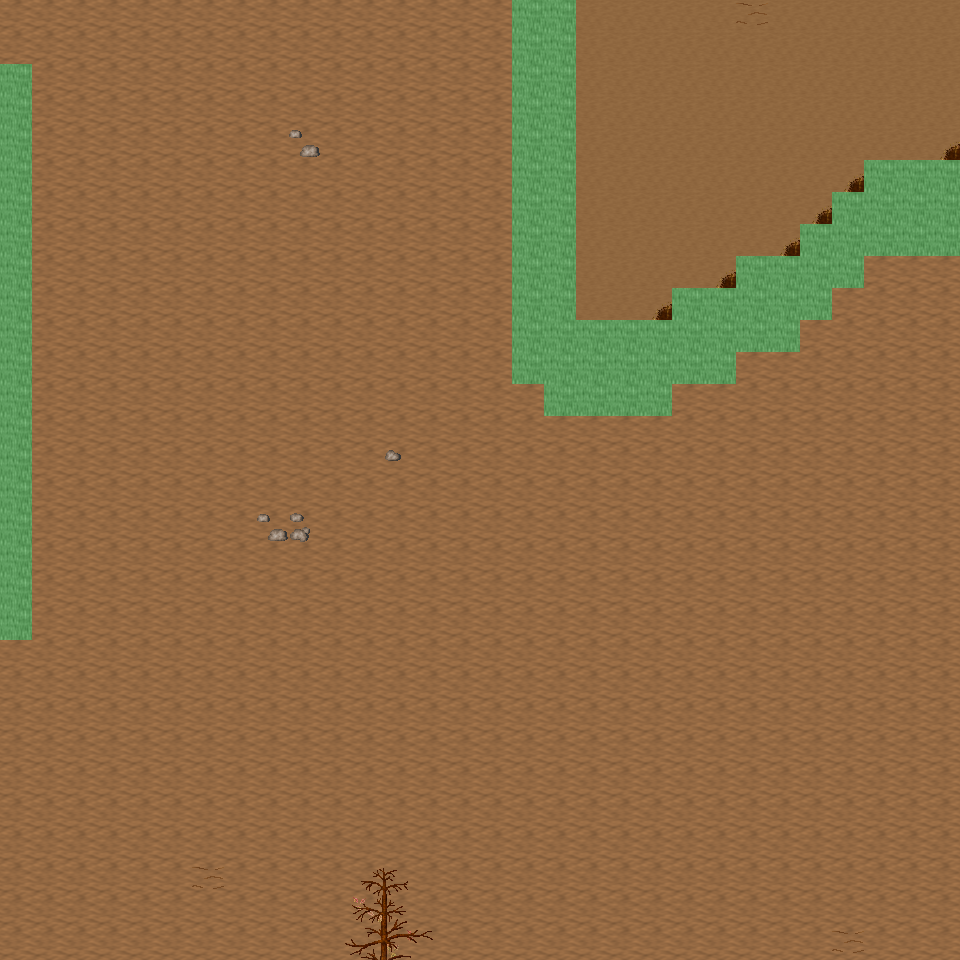

The image is a tile-based game level rendered from a .tmx file. Its description and source (layers, tilesets, objects; grid data summarised) follow:
An orthogonal 30x30 tile map with 32x32 px tiles, 6 tile layers (Ground, Object, Object2, Above, ...), 19 tilesets and 7 objects (7x mapExit).

<map version="1.0" orientation="orthogonal" renderorder="right-down" width="30" height="30" tilewidth="32" tileheight="32" nextobjectid="8">
  <tileset firstgid="1" name="tileset_ground_ground" tilewidth="32" tileheight="32" tilecount="33" columns="3">
    <image source="../drawable/tileset_ground_ground.png" width="96" height="352" />
  </tileset>
  <tileset firstgid="34" name="tileset_ground_ridge_earth_dark" tilewidth="32" tileheight="32" tilecount="96" columns="12">
    <image source="../drawable/tileset_ground_ridge_earth_dark.png" width="384" height="256" />
  </tileset>
  <tileset firstgid="130" name="tileset_ground_rock_pebbles" tilewidth="32" tileheight="32" tilecount="3" columns="1">
    <image source="../drawable/tileset_ground_rock_pebbles.png" width="32" height="96" />
  </tileset>
  <tileset firstgid="133" name="tileset_ground_earth_edges" tilewidth="32" tileheight="32" tilecount="18" columns="6">
    <image source="../drawable/tileset_ground_earth_edges.png" width="192" height="96" />
  </tileset>
  <tileset firstgid="151" name="tileset_plant_leaves" tilewidth="32" tileheight="32" tilecount="8" columns="4">
    <image source="../drawable/tileset_plant_leaves.png" width="128" height="64" />
  </tileset>
  <tileset firstgid="159" name="tileset_plant_flower_daisy_yellow" tilewidth="32" tileheight="32" tilecount="8" columns="2">
    <image source="../drawable/tileset_plant_flower_daisy_yellow.png" width="64" height="128" />
  </tileset>
  <tileset firstgid="167" name="tileset_plant_grasses" tilewidth="32" tileheight="32" tilecount="6" columns="3">
    <image source="../drawable/tileset_plant_grasses.png" width="96" height="64" />
  </tileset>
  <tileset firstgid="173" name="tileset_ground_cobbled_paving" tilewidth="32" tileheight="32" tilecount="1" columns="1">
    <image source="../drawable/tileset_ground_cobbled_paving.png" width="32" height="32" />
  </tileset>
  <tileset firstgid="174" name="tileset_plant_flower_daisy_white" tilewidth="32" tileheight="32" tilecount="8" columns="2">
    <image source="../drawable/tileset_plant_flower_daisy_white.png" width="64" height="128" />
  </tileset>
  <tileset firstgid="182" name="tileset_plant_flower_daisy_red" tilewidth="32" tileheight="32" tilecount="8" columns="2">
    <image source="../drawable/tileset_plant_flower_daisy_red.png" width="64" height="128" />
  </tileset>
  <tileset firstgid="190" name="tileset_logic_collision" tilewidth="32" tileheight="32" tilecount="1" columns="1">
    <image source="../drawable/tileset_logic_collision.png" width="32" height="32" />
  </tileset>
  <tileset firstgid="191" name="tileset_logic_creature_sheepman" tilewidth="32" tileheight="32" tilecount="4" columns="4">
    <image source="../drawable/tileset_logic_creature_sheepman.png" width="128" height="32" />
  </tileset>
  <tileset firstgid="195" name="tileset_object_tan_tent" tilewidth="32" tileheight="32" tilecount="25" columns="5">
    <image source="../drawable/tileset_object_tan_tent.png" width="160" height="160" />
  </tileset>
  <tileset firstgid="220" name="tileset_item_campfires" tilewidth="32" tileheight="32" tilecount="2" columns="2">
    <image source="../drawable/tileset_item_campfires.png" width="64" height="32" />
  </tileset>
  <tileset firstgid="222" name="tileset_plant_tree_dead_tree_4" tilewidth="32" tileheight="32" tilecount="20" columns="4">
    <image source="../drawable/tileset_plant_tree_dead_tree_4.png" width="128" height="160" />
  </tileset>
  <tileset firstgid="242" name="tileset_plant_tree_fall_trees" tilewidth="32" tileheight="32" tilecount="40" columns="8">
    <image source="../drawable/tileset_plant_tree_fall_trees.png" width="256" height="160" />
  </tileset>
  <tileset firstgid="282" name="tileset_object_well_hoist" tilewidth="32" tileheight="32" tilecount="9" columns="3">
    <image source="../drawable/tileset_object_well_hoist.png" width="96" height="96" />
  </tileset>
  <tileset firstgid="291" name="tileset_logic_creature_mutant" tilewidth="32" tileheight="32" tilecount="7" columns="7">
    <image source="../drawable/tileset_logic_creature_mutant.png" width="224" height="32" />
  </tileset>
  <tileset firstgid="298" name="tileset_ground_grass_edges" tilewidth="32" tileheight="32" tilecount="36" columns="12">
    <image source="../drawable/tileset_ground_grass_edges.png" width="384" height="96" />
  </tileset>
  <layer name="Ground" width="30" height="30">
    <data>[900 cells, 900 non-empty, 2 distinct tile ids]</data>
  </layer>
  <layer name="Object" width="30" height="30">
    <data>[900 cells, 94 non-empty, 23 distinct tile ids]</data>
  </layer>
  <layer name="Object2" width="30" height="30">
    <data>[900 cells, 0 non-empty, 0 distinct tile ids]</data>
  </layer>
  <layer name="Above" width="30" height="30">
    <data>[900 cells, 10 non-empty, 10 distinct tile ids]</data>
  </layer>
  <layer name="Above2" width="30" height="30">
    <data>[900 cells, 0 non-empty, 0 distinct tile ids]</data>
  </layer>
  <layer name="Walkable" width="30" height="30">
    <data>[900 cells, 79 non-empty, 1 distinct tile ids]</data>
  </layer>
  <objectgroup name="MapEvents">
    <object id="1" name="north" type="mapExit" x="0" y="0" width="512" height="32">
      <properties>
        <property name="map" value="level_0_x86_y26" />
        <property name="x" value="0" />
        <property name="y" value="28" />
      </properties>
    </object>
    <object id="2" name="north2" type="mapExit" x="576" y="0" width="384" height="32">
      <properties>
        <property name="map" value="level_0_x86_y26" />
        <property name="x" value="18" />
        <property name="y" value="28" />
      </properties>
    </object>
    <object id="3" name="south" type="mapExit" x="0" y="928" width="960" height="32">
      <properties>
        <property name="map" value="level_0_x86_y28" />
        <property name="x" value="0" />
        <property name="y" value="1" />
      </properties>
    </object>
    <object id="4" name="west" type="mapExit" x="0" y="0" width="32" height="64">
      <properties>
        <property name="map" value="level_0_x85_y27" />
        <property name="x" value="28" />
        <property name="y" value="0" />
      </properties>
    </object>
    <object id="5" name="west2" type="mapExit" x="0" y="640" width="32" height="320">
      <properties>
        <property name="map" value="level_0_x85_y27" />
        <property name="x" value="28" />
        <property name="y" value="20" />
      </properties>
    </object>
    <object id="6" name="east" type="mapExit" x="928" y="0" width="32" height="160">
      <properties>
        <property name="map" value="level_0_x87_y27" />
        <property name="x" value="1" />
        <property name="y" value="0" />
      </properties>
    </object>
    <object id="7" name="east2" type="mapExit" x="928" y="256" width="32" height="704">
      <properties>
        <property name="map" value="level_0_x87_y27" />
        <property name="x" value="1" />
        <property name="y" value="8" />
      </properties>
    </object>
  </objectgroup>
</map>
